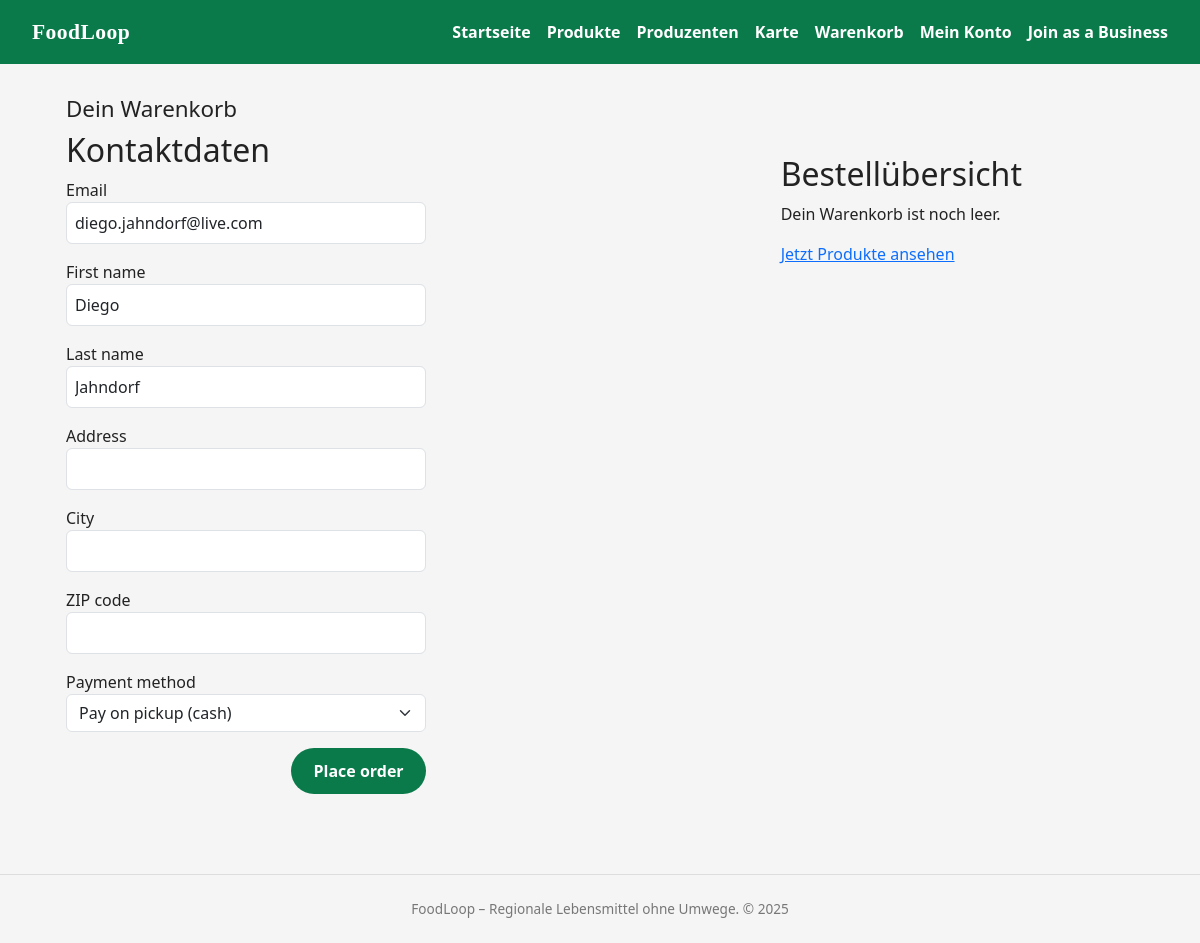
Page /cart (signed in) on the committed database.
### models.py (models this page shows)
class User(db.Model, UserMixin):
    __tablename__ = "user"
    id = db.Column(db.Integer, primary_key=True)
    username = db.Column(db.String(50), unique=True, nullable=False)
    email = db.Column(db.String(255), unique=True, nullable=False)
    password_hash = db.Column(db.String(255), nullable=False)
    first_name = db.Column(db.String(100), nullable=False)
    last_name = db.Column(db.String(100), nullable=False)
    role = db.Column(db.String(20), nullable=False)  # 'CUSTOMER' | 'PRODUCER'
    created_at = db.Column(db.DateTime, default=datetime.utcnow, nullable=False)
    customer_profile = db.relationship(
        "CustomerProfile",
        back_populates="user",
        uselist=False,
        cascade="all, delete-orphan",
    )
    producer_profile = db.relationship(
        "ProducerProfile",
        back_populates="user",
        uselist=False,
        cascade="all, delete-orphan",
    )

### app.py (the view, shortened to what this page needs)
@app.route("/cart", methods=["GET", "POST"])
def cart():
    form = CartForm()
    user_logged_in = current_user.is_authenticated
    if request.method == "GET" and user_logged_in:
        form.email.data = current_user.email
        form.first_name.data = current_user.first_name
        form.last_name.data = current_user.last_name
        profile = current_user.customer_profile
        addr = profile.address if profile else None
        if addr:
            form.address.data = addr.street
            form.city.data = addr.city
            form.zip_code.data = addr.zip
    cart_data = get_cart()
    items = []
    total = Decimal("0.00")
    return render_template(
        "cart.html",
        form=form,
        user_logged_in=user_logged_in,
        items=items,
        total=total,
    )

### forms.py
class CartForm(FlaskForm):
    first_name = StringField("First name", validators=[InputRequired(), Length(min=2, max=50)])
    last_name = StringField("Last name", validators=[InputRequired(), Length(min=2, max=50)])
    address = StringField("Address", validators=[InputRequired(), Length(min=5, max=200)])
    city = StringField("City", validators=[InputRequired(), Length(min=2, max=50)])
    zip_code = StringField("ZIP code",
                           validators=[
                               InputRequired(),
                               Length(min=4, max=10),
                               Regexp(r"^[0-9]+$", message="Bitte nur Ziffern eingeben.")
                           ])
    email = StringField("Email", validators=[InputRequired(), Email()])
    payment_method = SelectField(
        "Payment method",
        choices=[
            ("pickup_cash", "Pay on pickup (cash)"),
            ("digital_payment", "Digital payment"),
        ],
        validators=[InputRequired()],
    )
    submit = SubmitField("Place order")

### app.py (called while the page is built)
@login_manager.user_loader
def load_user(user_id):
    return User.query.get(int(user_id))

def get_cart():
    return session.get("cart", {})  # {"product_id": quantity}

### templates/cart.html (shortened to what this page needs)
{% extends "base.html" %}
{% block content %}
<section>
  <h1 class="section-title">Dein Warenkorb</h1>
  <div class="cart-layout">
    <div class="cart-form-column">
      <h2>Kontaktdaten</h2>
      <form method="POST" action="{{ url_for('cart') }}" class="auth-form">
        <div class="form-row">
          {{ form.email.label }}
          {{ form.email(class_="form-control") }}
        </div>
        <div class="form-row">
          {{ form.first_name.label }}
          {{ form.first_name(class_="form-control") }}
        </div>
        <div class="form-row">
          {{ form.last_name.label }}
          {{ form.last_name(class_="form-control") }}
        </div>
        <div class="form-row">
          {{ form.address.label }}
          {{ form.address(class_="form-control") }}
        </div>
        <div class="form-row">
          {{ form.city.label }}
          {{ form.city(class_="form-control") }}
        </div>
        <div class="form-row">
          {{ form.zip_code.label }}
          {{ form.zip_code(class_="form-control") }}
        </div>
        <div class="form-row">
          {{ form.payment_method.label }}
          {{ form.payment_method(class_="form-select") }}
        </div>
        <div class="form-actions">
          {{ form.submit(class_="btn btn-primary") }}
        </div>
      </form>
    </div>
    <aside class="cart-summary-column">
      <h2>Bestellübersicht</h2>
      {% if items %}
        <ul style="list-style:none; padding:0; margin:0 0 1rem 0;">
          {% for item in items %}
            <li style="margin-bottom:0.75rem;">
              <strong>{{ item.product.name }}</strong><br>
              {{ "%.2f"|format(item.product.price) }} € × {{ item.qty }}
              = {{ "%.2f"|format(item.line_total) }} €
            </li>
          {% endfor %}
        </ul>
        <p><strong>Total:</strong> {{ "%.2f"|format(total) }} €</p>
      {% else %}
        <p>Dein Warenkorb ist noch leer.</p>
        <p><a href="{{ url_for('products') }}">Jetzt Produkte ansehen</a></p>
      {% endif %}
    </aside>
  </div>
</section>
{% endblock %}

### static/css/base.css (style rules this page uses)
body { font-family: system-ui, -apple-system, BlinkMacSystemFont, "Segoe UI", sans-serif; margin: 0; background: #f5f5f5; color: #222; overflow-x: hidden; }
input, select { padding: 0.5rem 0.7rem; border-radius: 999px; border: 1px solid #ccc; font: inherit; }

### static/css/layout.css (style rules this page uses)
.section-title { font-size: 1.4rem; margin-bottom: 0.5rem; }

### static/css/components.css (style rules this page uses)
.btn { display: inline-block; padding: 0.7rem 1.4rem; border-radius: 999px; border: none; cursor: pointer; text-decoration: none; font-weight: 600; }
.btn-primary { background: #0b7a4b; color: white; }

### static/css/pages/auth.css (style rules this page uses)
.auth-form { display: flex; flex-direction: column; gap: 1rem; width: 100%; max-width: 360px; }
.form-row { display: flex; flex-direction: column; }
.form-row input { padding: 0.5rem; font: inherit; }
.form-actions { display: flex; justify-content: flex-end; }

### static/css/pages/cart.css (style rules this page uses)
.cart-layout { display: flex; gap: 2rem; align-items: flex-start; }
.cart-form-column { flex: 2; }
.cart-summary-column { flex: 1; background-color: #f5f5f5; padding: 1.5rem; border-radius: 8px; }

### rows in the picture
User: email "diego.jahndorf@live.com", first_name "Diego", last_name "Jahndorf"

### other values in the picture
{{ 2025 }} "2025"
